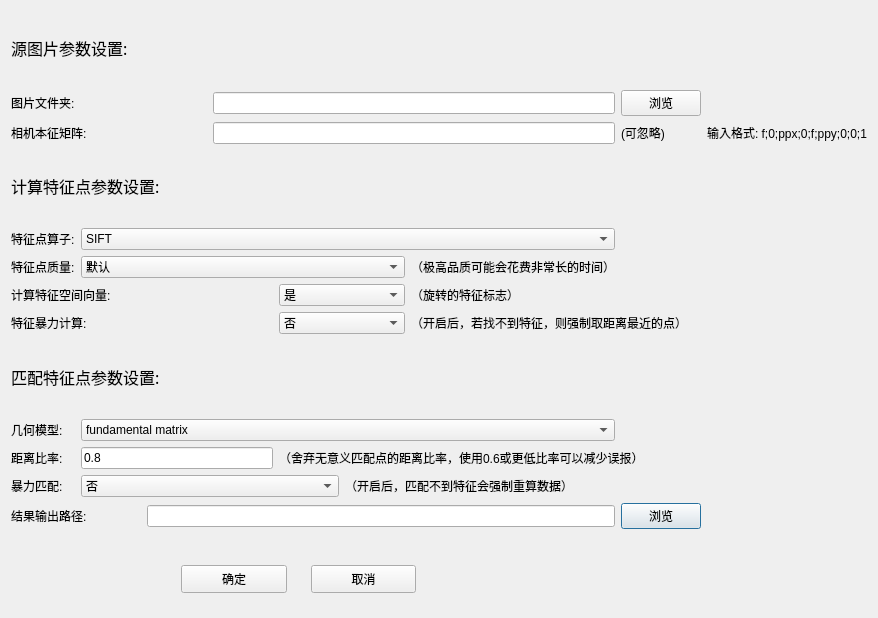
<?xml version="1.0" encoding="UTF-8"?>
<ui version="4.0">
 <class>Dialog_featurematch</class>
 <widget class="QDialog" name="Dialog_featurematch">
  <property name="geometry">
   <rect>
    <x>0</x>
    <y>0</y>
    <width>878</width>
    <height>618</height>
   </rect>
  </property>
  <property name="windowTitle">
   <string>Dialog</string>
  </property>
  <layout class="QGridLayout" name="gridLayout">
   <item row="11" column="1" colspan="3">
    <widget class="QLineEdit" name="lineEdit_distanceRatio">
     <property name="text">
      <string>0.8</string>
     </property>
    </widget>
   </item>
   <item row="8" column="6" colspan="2">
    <widget class="QLabel" name="label_6">
     <property name="text">
      <string>（开启后，若找不到特征，则强制取距离最近的点）</string>
     </property>
    </widget>
   </item>
   <item row="12" column="1" colspan="4">
    <widget class="QComboBox" name="comboBox_forcematch">
     <property name="currentIndex">
      <number>0</number>
     </property>
     <item>
      <property name="text">
       <string>否</string>
      </property>
     </item>
     <item>
      <property name="text">
       <string>是</string>
      </property>
     </item>
    </widget>
   </item>
   <item row="10" column="0">
    <widget class="QLabel" name="label_9">
     <property name="text">
      <string>几何模型:</string>
     </property>
    </widget>
   </item>
   <item row="11" column="0">
    <widget class="QLabel" name="label_13">
     <property name="text">
      <string>距离比率:</string>
     </property>
    </widget>
   </item>
   <item row="13" column="2" colspan="5">
    <widget class="QLineEdit" name="lineEdit_OutputDir"/>
   </item>
   <item row="13" column="0" colspan="2">
    <widget class="QLabel" name="label_20">
     <property name="text">
      <string>结果输出路径:</string>
     </property>
    </widget>
   </item>
   <item row="13" column="7">
    <widget class="QPushButton" name="pushButton_browseOutputDir">
     <property name="text">
      <string>浏览</string>
     </property>
    </widget>
   </item>
   <item row="12" column="0">
    <widget class="QLabel" name="label_11">
     <property name="text">
      <string>暴力匹配:</string>
     </property>
    </widget>
   </item>
   <item row="11" column="4" colspan="5">
    <widget class="QLabel" name="label_14">
     <property name="text">
      <string>（舍弃无意义匹配点的距离比率，使用0.6或更低比率可以减少误报）</string>
     </property>
    </widget>
   </item>
   <item row="4" column="0" colspan="6">
    <widget class="QLabel" name="label">
     <property name="font">
      <font>
       <family>微软雅黑</family>
       <pointsize>12</pointsize>
      </font>
     </property>
     <property name="text">
      <string>计算特征点参数设置:</string>
     </property>
    </widget>
   </item>
   <item row="5" column="1" colspan="6">
    <widget class="QComboBox" name="comboBox_describer">
     <property name="currentIndex">
      <number>0</number>
     </property>
     <item>
      <property name="text">
       <string>SIFT</string>
      </property>
     </item>
     <item>
      <property name="text">
       <string>SIFT_ANATOMY</string>
      </property>
     </item>
     <item>
      <property name="text">
       <string>AKAZE_FLOAT</string>
      </property>
     </item>
     <item>
      <property name="text">
       <string>AKAZE_MLDB</string>
      </property>
     </item>
    </widget>
   </item>
   <item row="2" column="8">
    <widget class="QLabel" name="label_19">
     <property name="text">
      <string>输入格式: f;0;ppx;0;f;ppy;0;0;1</string>
     </property>
    </widget>
   </item>
   <item row="1" column="0" colspan="2">
    <widget class="QLabel" name="label_15">
     <property name="text">
      <string>图片文件夹:</string>
     </property>
    </widget>
   </item>
   <item row="7" column="0" colspan="4">
    <widget class="QLabel" name="label_5">
     <property name="text">
      <string>计算特征空间向量:</string>
     </property>
    </widget>
   </item>
   <item row="5" column="0">
    <widget class="QLabel" name="label_2">
     <property name="text">
      <string>特征点算子:</string>
     </property>
    </widget>
   </item>
   <item row="7" column="4" colspan="2">
    <widget class="QComboBox" name="comboBox_upright">
     <property name="currentIndex">
      <number>1</number>
     </property>
     <item>
      <property name="text">
       <string>否</string>
      </property>
     </item>
     <item>
      <property name="text">
       <string>是</string>
      </property>
     </item>
    </widget>
   </item>
   <item row="1" column="3" colspan="4">
    <widget class="QLineEdit" name="lineEdit_inputDir"/>
   </item>
   <item row="6" column="0">
    <widget class="QLabel" name="label_7">
     <property name="text">
      <string>特征点质量:</string>
     </property>
    </widget>
   </item>
   <item row="2" column="7">
    <widget class="QLabel" name="label_17">
     <property name="text">
      <string>(可忽略)</string>
     </property>
    </widget>
   </item>
   <item row="8" column="0" colspan="4">
    <widget class="QLabel" name="label_3">
     <property name="text">
      <string>特征暴力计算:</string>
     </property>
    </widget>
   </item>
   <item row="7" column="6">
    <widget class="QLabel" name="label_4">
     <property name="text">
      <string>（旋转的特征标志）</string>
     </property>
    </widget>
   </item>
   <item row="0" column="0" colspan="6">
    <widget class="QLabel" name="label_18">
     <property name="font">
      <font>
       <family>微软雅黑</family>
       <pointsize>12</pointsize>
      </font>
     </property>
     <property name="text">
      <string>源图片参数设置:</string>
     </property>
    </widget>
   </item>
   <item row="2" column="3" colspan="4">
    <widget class="QLineEdit" name="lineEdit_kMatrix">
     <property name="text">
      <string/>
     </property>
    </widget>
   </item>
   <item row="6" column="6">
    <widget class="QLabel" name="label_8">
     <property name="text">
      <string>（极高品质可能会花费非常长的时间）</string>
     </property>
    </widget>
   </item>
   <item row="6" column="1" colspan="5">
    <widget class="QComboBox" name="comboBox_quality">
     <property name="currentIndex">
      <number>0</number>
     </property>
     <item>
      <property name="text">
       <string>默认</string>
      </property>
     </item>
     <item>
      <property name="text">
       <string>高品质</string>
      </property>
     </item>
     <item>
      <property name="text">
       <string>极高品质</string>
      </property>
     </item>
    </widget>
   </item>
   <item row="8" column="4" colspan="2">
    <widget class="QComboBox" name="comboBox_forcecompute">
     <property name="currentIndex">
      <number>0</number>
     </property>
     <item>
      <property name="text">
       <string>否</string>
      </property>
     </item>
     <item>
      <property name="text">
       <string>是</string>
      </property>
     </item>
    </widget>
   </item>
   <item row="2" column="0" colspan="3">
    <widget class="QLabel" name="label_16">
     <property name="text">
      <string>相机本征矩阵:</string>
     </property>
    </widget>
   </item>
   <item row="1" column="7">
    <widget class="QPushButton" name="pushButton_browseInputDir">
     <property name="text">
      <string>浏览</string>
     </property>
    </widget>
   </item>
   <item row="9" column="0" colspan="6">
    <widget class="QLabel" name="label_10">
     <property name="font">
      <font>
       <family>微软雅黑</family>
       <pointsize>12</pointsize>
      </font>
     </property>
     <property name="text">
      <string>匹配特征点参数设置:</string>
     </property>
    </widget>
   </item>
   <item row="12" column="5" colspan="2">
    <widget class="QLabel" name="label_12">
     <property name="text">
      <string>（开启后，匹配不到特征会强制重算数据）</string>
     </property>
    </widget>
   </item>
   <item row="10" column="1" colspan="6">
    <widget class="QComboBox" name="comboBox_geometricmodel">
     <property name="currentIndex">
      <number>0</number>
     </property>
     <item>
      <property name="text">
       <string>fundamental matrix</string>
      </property>
     </item>
     <item>
      <property name="text">
       <string>esential matrix</string>
      </property>
     </item>
     <item>
      <property name="text">
       <string>homography matrix</string>
      </property>
     </item>
     <item>
      <property name="text">
       <string>essential matrix with an angular parametrization</string>
      </property>
     </item>
     <item>
      <property name="text">
       <string>orthographic essential matrix</string>
      </property>
     </item>
     <item>
      <property name="text">
       <string>upright essential matrix</string>
      </property>
     </item>
    </widget>
   </item>
   <item row="14" column="0" colspan="7">
    <widget class="QWidget" name="widget" native="true">
     <widget class="QPushButton" name="btn_OK_2">
      <property name="geometry">
       <rect>
        <x>170</x>
        <y>30</y>
        <width>106</width>
        <height>28</height>
       </rect>
      </property>
      <property name="text">
       <string>确定</string>
      </property>
     </widget>
     <widget class="QPushButton" name="btn_CANCEL_2">
      <property name="geometry">
       <rect>
        <x>300</x>
        <y>30</y>
        <width>105</width>
        <height>28</height>
       </rect>
      </property>
      <property name="text">
       <string>取消</string>
      </property>
     </widget>
    </widget>
   </item>
  </layout>
 </widget>
 <resources/>
 <connections/>
</ui>
